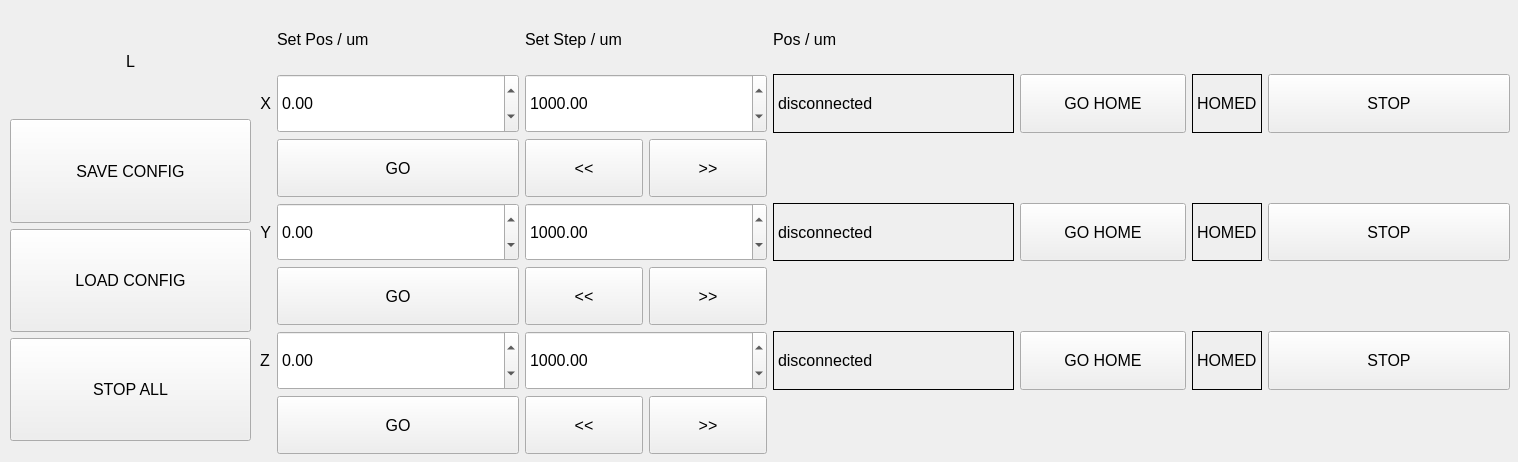
<?xml version="1.0" encoding="UTF-8"?>
<ui version="4.0">
 <class>Form</class>
 <widget class="QWidget" name="Form">
  <property name="geometry">
   <rect>
    <x>0</x>
    <y>0</y>
    <width>1518</width>
    <height>462</height>
   </rect>
  </property>
  <property name="windowTitle">
   <string>Form</string>
  </property>
  <widget class="QWidget" name="gridLayoutWidget">
   <property name="geometry">
    <rect>
     <x>260</x>
     <y>10</y>
     <width>1250</width>
     <height>444</height>
    </rect>
   </property>
   <property name="sizePolicy">
    <sizepolicy hsizetype="Preferred" vsizetype="Expanding">
     <horstretch>0</horstretch>
     <verstretch>0</verstretch>
    </sizepolicy>
   </property>
   <property name="font">
    <font>
     <pointsize>12</pointsize>
    </font>
   </property>
   <layout class="QGridLayout" name="gridLayout">
    <item row="1" column="4">
     <layout class="QHBoxLayout" name="horizontalLayout_4">
      <item>
       <widget class="QPushButton" name="bHomeX">
        <property name="sizePolicy">
         <sizepolicy hsizetype="Preferred" vsizetype="Expanding">
          <horstretch>0</horstretch>
          <verstretch>0</verstretch>
         </sizepolicy>
        </property>
        <property name="font">
         <font>
          <pointsize>12</pointsize>
         </font>
        </property>
        <property name="text">
         <string>GO HOME</string>
        </property>
       </widget>
      </item>
      <item>
       <widget class="QLabel" name="labelHomeX">
        <property name="sizePolicy">
         <sizepolicy hsizetype="Fixed" vsizetype="Ignored">
          <horstretch>0</horstretch>
          <verstretch>0</verstretch>
         </sizepolicy>
        </property>
        <property name="font">
         <font>
          <pointsize>12</pointsize>
         </font>
        </property>
        <property name="frameShape">
         <enum>QFrame::Box</enum>
        </property>
        <property name="text">
         <string>HOMED</string>
        </property>
       </widget>
      </item>
     </layout>
    </item>
    <item row="5" column="4">
     <layout class="QHBoxLayout" name="horizontalLayout_6">
      <item>
       <widget class="QPushButton" name="bHomeZ">
        <property name="sizePolicy">
         <sizepolicy hsizetype="Preferred" vsizetype="Expanding">
          <horstretch>0</horstretch>
          <verstretch>0</verstretch>
         </sizepolicy>
        </property>
        <property name="font">
         <font>
          <pointsize>12</pointsize>
         </font>
        </property>
        <property name="text">
         <string>GO HOME</string>
        </property>
       </widget>
      </item>
      <item>
       <widget class="QLabel" name="labelHomeZ">
        <property name="sizePolicy">
         <sizepolicy hsizetype="Fixed" vsizetype="Ignored">
          <horstretch>0</horstretch>
          <verstretch>0</verstretch>
         </sizepolicy>
        </property>
        <property name="font">
         <font>
          <pointsize>12</pointsize>
         </font>
        </property>
        <property name="frameShape">
         <enum>QFrame::Box</enum>
        </property>
        <property name="text">
         <string>HOMED</string>
        </property>
       </widget>
      </item>
     </layout>
    </item>
    <item row="3" column="4">
     <layout class="QHBoxLayout" name="horizontalLayout_5">
      <item>
       <widget class="QPushButton" name="bHomeY">
        <property name="sizePolicy">
         <sizepolicy hsizetype="Preferred" vsizetype="Expanding">
          <horstretch>0</horstretch>
          <verstretch>0</verstretch>
         </sizepolicy>
        </property>
        <property name="font">
         <font>
          <pointsize>12</pointsize>
         </font>
        </property>
        <property name="text">
         <string>GO HOME</string>
        </property>
       </widget>
      </item>
      <item>
       <widget class="QLabel" name="labelHomeY">
        <property name="sizePolicy">
         <sizepolicy hsizetype="Fixed" vsizetype="Ignored">
          <horstretch>0</horstretch>
          <verstretch>0</verstretch>
         </sizepolicy>
        </property>
        <property name="font">
         <font>
          <pointsize>12</pointsize>
         </font>
        </property>
        <property name="frameShape">
         <enum>QFrame::Box</enum>
        </property>
        <property name="text">
         <string>HOMED</string>
        </property>
       </widget>
      </item>
     </layout>
    </item>
    <item row="1" column="2">
     <widget class="QDoubleSpinBox" name="setStepX">
      <property name="sizePolicy">
       <sizepolicy hsizetype="Preferred" vsizetype="Expanding">
        <horstretch>0</horstretch>
        <verstretch>0</verstretch>
       </sizepolicy>
      </property>
      <property name="font">
       <font>
        <pointsize>12</pointsize>
       </font>
      </property>
      <property name="maximum">
       <double>10000.000000000000000</double>
      </property>
      <property name="value">
       <double>1000.000000000000000</double>
      </property>
     </widget>
    </item>
    <item row="1" column="1">
     <widget class="QDoubleSpinBox" name="setX">
      <property name="sizePolicy">
       <sizepolicy hsizetype="Preferred" vsizetype="Expanding">
        <horstretch>0</horstretch>
        <verstretch>0</verstretch>
       </sizepolicy>
      </property>
      <property name="minimum">
       <double>-100000.000000000000000</double>
      </property>
      <property name="maximum">
       <double>100000.000000000000000</double>
      </property>
     </widget>
    </item>
    <item row="3" column="0">
     <widget class="QLabel" name="label_8">
      <property name="sizePolicy">
       <sizepolicy hsizetype="Fixed" vsizetype="Preferred">
        <horstretch>0</horstretch>
        <verstretch>0</verstretch>
       </sizepolicy>
      </property>
      <property name="text">
       <string>Y</string>
      </property>
      <property name="alignment">
       <set>Qt::AlignRight|Qt::AlignTrailing|Qt::AlignVCenter</set>
      </property>
     </widget>
    </item>
    <item row="5" column="3">
     <widget class="QLabel" name="posZ">
      <property name="sizePolicy">
       <sizepolicy hsizetype="Ignored" vsizetype="Expanding">
        <horstretch>0</horstretch>
        <verstretch>0</verstretch>
       </sizepolicy>
      </property>
      <property name="font">
       <font>
        <pointsize>12</pointsize>
       </font>
      </property>
      <property name="frameShape">
       <enum>QFrame::Box</enum>
      </property>
      <property name="text">
       <string>disconnected</string>
      </property>
     </widget>
    </item>
    <item row="5" column="1">
     <widget class="QDoubleSpinBox" name="setZ">
      <property name="sizePolicy">
       <sizepolicy hsizetype="Preferred" vsizetype="Expanding">
        <horstretch>0</horstretch>
        <verstretch>0</verstretch>
       </sizepolicy>
      </property>
      <property name="minimum">
       <double>-100000.000000000000000</double>
      </property>
      <property name="maximum">
       <double>100000.000000000000000</double>
      </property>
     </widget>
    </item>
    <item row="1" column="0">
     <widget class="QLabel" name="label_5">
      <property name="sizePolicy">
       <sizepolicy hsizetype="Fixed" vsizetype="Preferred">
        <horstretch>0</horstretch>
        <verstretch>0</verstretch>
       </sizepolicy>
      </property>
      <property name="text">
       <string>X</string>
      </property>
      <property name="alignment">
       <set>Qt::AlignRight|Qt::AlignTrailing|Qt::AlignVCenter</set>
      </property>
     </widget>
    </item>
    <item row="0" column="2">
     <widget class="QLabel" name="label_3">
      <property name="sizePolicy">
       <sizepolicy hsizetype="Preferred" vsizetype="Expanding">
        <horstretch>0</horstretch>
        <verstretch>0</verstretch>
       </sizepolicy>
      </property>
      <property name="font">
       <font>
        <pointsize>12</pointsize>
       </font>
      </property>
      <property name="text">
       <string>Set Step / um</string>
      </property>
     </widget>
    </item>
    <item row="6" column="2">
     <layout class="QHBoxLayout" name="horizontalLayout">
      <item>
       <widget class="QPushButton" name="bZL">
        <property name="sizePolicy">
         <sizepolicy hsizetype="Preferred" vsizetype="Expanding">
          <horstretch>0</horstretch>
          <verstretch>0</verstretch>
         </sizepolicy>
        </property>
        <property name="font">
         <font>
          <pointsize>12</pointsize>
         </font>
        </property>
        <property name="text">
         <string>&lt;&lt;</string>
        </property>
       </widget>
      </item>
      <item>
       <widget class="QPushButton" name="bZR">
        <property name="sizePolicy">
         <sizepolicy hsizetype="Preferred" vsizetype="Expanding">
          <horstretch>0</horstretch>
          <verstretch>0</verstretch>
         </sizepolicy>
        </property>
        <property name="font">
         <font>
          <pointsize>12</pointsize>
         </font>
        </property>
        <property name="text">
         <string>&gt;&gt;</string>
        </property>
       </widget>
      </item>
     </layout>
    </item>
    <item row="2" column="1">
     <widget class="QPushButton" name="bGoX">
      <property name="sizePolicy">
       <sizepolicy hsizetype="Preferred" vsizetype="Expanding">
        <horstretch>0</horstretch>
        <verstretch>0</verstretch>
       </sizepolicy>
      </property>
      <property name="font">
       <font>
        <pointsize>12</pointsize>
       </font>
      </property>
      <property name="text">
       <string>GO</string>
      </property>
     </widget>
    </item>
    <item row="0" column="1">
     <widget class="QLabel" name="label_2">
      <property name="sizePolicy">
       <sizepolicy hsizetype="Preferred" vsizetype="Expanding">
        <horstretch>0</horstretch>
        <verstretch>0</verstretch>
       </sizepolicy>
      </property>
      <property name="font">
       <font>
        <pointsize>12</pointsize>
       </font>
      </property>
      <property name="text">
       <string>Set Pos / um</string>
      </property>
     </widget>
    </item>
    <item row="5" column="2">
     <widget class="QDoubleSpinBox" name="setStepZ">
      <property name="sizePolicy">
       <sizepolicy hsizetype="Preferred" vsizetype="Expanding">
        <horstretch>0</horstretch>
        <verstretch>0</verstretch>
       </sizepolicy>
      </property>
      <property name="font">
       <font>
        <pointsize>12</pointsize>
       </font>
      </property>
      <property name="maximum">
       <double>10000.000000000000000</double>
      </property>
      <property name="value">
       <double>1000.000000000000000</double>
      </property>
     </widget>
    </item>
    <item row="4" column="1">
     <widget class="QPushButton" name="bGoY">
      <property name="sizePolicy">
       <sizepolicy hsizetype="Preferred" vsizetype="Expanding">
        <horstretch>0</horstretch>
        <verstretch>0</verstretch>
       </sizepolicy>
      </property>
      <property name="font">
       <font>
        <pointsize>12</pointsize>
       </font>
      </property>
      <property name="text">
       <string>GO</string>
      </property>
     </widget>
    </item>
    <item row="6" column="1">
     <widget class="QPushButton" name="bGoZ">
      <property name="sizePolicy">
       <sizepolicy hsizetype="Preferred" vsizetype="Expanding">
        <horstretch>0</horstretch>
        <verstretch>0</verstretch>
       </sizepolicy>
      </property>
      <property name="font">
       <font>
        <pointsize>12</pointsize>
       </font>
      </property>
      <property name="text">
       <string>GO</string>
      </property>
     </widget>
    </item>
    <item row="0" column="3">
     <widget class="QLabel" name="label_4">
      <property name="sizePolicy">
       <sizepolicy hsizetype="Preferred" vsizetype="Expanding">
        <horstretch>0</horstretch>
        <verstretch>0</verstretch>
       </sizepolicy>
      </property>
      <property name="font">
       <font>
        <pointsize>12</pointsize>
       </font>
      </property>
      <property name="text">
       <string>Pos / um</string>
      </property>
     </widget>
    </item>
    <item row="5" column="0">
     <widget class="QLabel" name="label_6">
      <property name="sizePolicy">
       <sizepolicy hsizetype="Fixed" vsizetype="Expanding">
        <horstretch>0</horstretch>
        <verstretch>0</verstretch>
       </sizepolicy>
      </property>
      <property name="font">
       <font>
        <pointsize>12</pointsize>
       </font>
      </property>
      <property name="text">
       <string>Z</string>
      </property>
      <property name="alignment">
       <set>Qt::AlignRight|Qt::AlignTrailing|Qt::AlignVCenter</set>
      </property>
     </widget>
    </item>
    <item row="1" column="3">
     <widget class="QLabel" name="posX">
      <property name="sizePolicy">
       <sizepolicy hsizetype="Ignored" vsizetype="Expanding">
        <horstretch>0</horstretch>
        <verstretch>0</verstretch>
       </sizepolicy>
      </property>
      <property name="font">
       <font>
        <pointsize>12</pointsize>
       </font>
      </property>
      <property name="frameShape">
       <enum>QFrame::Box</enum>
      </property>
      <property name="text">
       <string>disconnected</string>
      </property>
     </widget>
    </item>
    <item row="1" column="7">
     <widget class="QPushButton" name="bStopX">
      <property name="sizePolicy">
       <sizepolicy hsizetype="Preferred" vsizetype="Expanding">
        <horstretch>0</horstretch>
        <verstretch>0</verstretch>
       </sizepolicy>
      </property>
      <property name="font">
       <font>
        <pointsize>12</pointsize>
       </font>
      </property>
      <property name="text">
       <string>STOP</string>
      </property>
     </widget>
    </item>
    <item row="5" column="7">
     <widget class="QPushButton" name="bStopZ">
      <property name="sizePolicy">
       <sizepolicy hsizetype="Preferred" vsizetype="Expanding">
        <horstretch>0</horstretch>
        <verstretch>0</verstretch>
       </sizepolicy>
      </property>
      <property name="font">
       <font>
        <pointsize>12</pointsize>
       </font>
      </property>
      <property name="text">
       <string>STOP</string>
      </property>
     </widget>
    </item>
    <item row="2" column="2">
     <layout class="QHBoxLayout" name="horizontalLayout_3">
      <item>
       <widget class="QPushButton" name="bXL">
        <property name="sizePolicy">
         <sizepolicy hsizetype="Preferred" vsizetype="Expanding">
          <horstretch>0</horstretch>
          <verstretch>0</verstretch>
         </sizepolicy>
        </property>
        <property name="font">
         <font>
          <pointsize>12</pointsize>
         </font>
        </property>
        <property name="text">
         <string>&lt;&lt;</string>
        </property>
       </widget>
      </item>
      <item>
       <widget class="QPushButton" name="bXR">
        <property name="sizePolicy">
         <sizepolicy hsizetype="Preferred" vsizetype="Expanding">
          <horstretch>0</horstretch>
          <verstretch>0</verstretch>
         </sizepolicy>
        </property>
        <property name="font">
         <font>
          <pointsize>12</pointsize>
         </font>
        </property>
        <property name="text">
         <string>&gt;&gt;</string>
        </property>
       </widget>
      </item>
     </layout>
    </item>
    <item row="4" column="2">
     <layout class="QHBoxLayout" name="horizontalLayout_2">
      <item>
       <widget class="QPushButton" name="bYL">
        <property name="sizePolicy">
         <sizepolicy hsizetype="Preferred" vsizetype="Expanding">
          <horstretch>0</horstretch>
          <verstretch>0</verstretch>
         </sizepolicy>
        </property>
        <property name="font">
         <font>
          <pointsize>12</pointsize>
         </font>
        </property>
        <property name="text">
         <string>&lt;&lt;</string>
        </property>
       </widget>
      </item>
      <item>
       <widget class="QPushButton" name="bYR">
        <property name="sizePolicy">
         <sizepolicy hsizetype="Preferred" vsizetype="Expanding">
          <horstretch>0</horstretch>
          <verstretch>0</verstretch>
         </sizepolicy>
        </property>
        <property name="font">
         <font>
          <pointsize>12</pointsize>
         </font>
        </property>
        <property name="text">
         <string>&gt;&gt;</string>
        </property>
       </widget>
      </item>
     </layout>
    </item>
    <item row="3" column="2">
     <widget class="QDoubleSpinBox" name="setStepY">
      <property name="sizePolicy">
       <sizepolicy hsizetype="Preferred" vsizetype="Expanding">
        <horstretch>0</horstretch>
        <verstretch>0</verstretch>
       </sizepolicy>
      </property>
      <property name="font">
       <font>
        <pointsize>12</pointsize>
       </font>
      </property>
      <property name="maximum">
       <double>10000.000000000000000</double>
      </property>
      <property name="value">
       <double>1000.000000000000000</double>
      </property>
     </widget>
    </item>
    <item row="3" column="7">
     <widget class="QPushButton" name="bStopY">
      <property name="sizePolicy">
       <sizepolicy hsizetype="Preferred" vsizetype="Expanding">
        <horstretch>0</horstretch>
        <verstretch>0</verstretch>
       </sizepolicy>
      </property>
      <property name="font">
       <font>
        <pointsize>12</pointsize>
       </font>
      </property>
      <property name="text">
       <string>STOP</string>
      </property>
     </widget>
    </item>
    <item row="3" column="3">
     <widget class="QLabel" name="posY">
      <property name="sizePolicy">
       <sizepolicy hsizetype="Ignored" vsizetype="Expanding">
        <horstretch>0</horstretch>
        <verstretch>0</verstretch>
       </sizepolicy>
      </property>
      <property name="font">
       <font>
        <pointsize>12</pointsize>
       </font>
      </property>
      <property name="frameShape">
       <enum>QFrame::Box</enum>
      </property>
      <property name="text">
       <string>disconnected</string>
      </property>
     </widget>
    </item>
    <item row="3" column="1">
     <widget class="QDoubleSpinBox" name="setY">
      <property name="sizePolicy">
       <sizepolicy hsizetype="Preferred" vsizetype="Expanding">
        <horstretch>0</horstretch>
        <verstretch>0</verstretch>
       </sizepolicy>
      </property>
      <property name="minimum">
       <double>-100000.000000000000000</double>
      </property>
      <property name="maximum">
       <double>100000.000000000000000</double>
      </property>
     </widget>
    </item>
   </layout>
  </widget>
  <widget class="QWidget" name="verticalLayoutWidget">
   <property name="geometry">
    <rect>
     <x>10</x>
     <y>10</y>
     <width>241</width>
     <height>431</height>
    </rect>
   </property>
   <property name="sizePolicy">
    <sizepolicy hsizetype="Preferred" vsizetype="Expanding">
     <horstretch>0</horstretch>
     <verstretch>0</verstretch>
    </sizepolicy>
   </property>
   <property name="font">
    <font>
     <pointsize>12</pointsize>
    </font>
   </property>
   <layout class="QVBoxLayout" name="verticalLayout">
    <item>
     <widget class="QLabel" name="labelName">
      <property name="sizePolicy">
       <sizepolicy hsizetype="Preferred" vsizetype="Expanding">
        <horstretch>0</horstretch>
        <verstretch>0</verstretch>
       </sizepolicy>
      </property>
      <property name="font">
       <font>
        <pointsize>12</pointsize>
       </font>
      </property>
      <property name="text">
       <string>L</string>
      </property>
      <property name="alignment">
       <set>Qt::AlignCenter</set>
      </property>
     </widget>
    </item>
    <item>
     <widget class="QPushButton" name="bSave">
      <property name="sizePolicy">
       <sizepolicy hsizetype="Preferred" vsizetype="Expanding">
        <horstretch>0</horstretch>
        <verstretch>0</verstretch>
       </sizepolicy>
      </property>
      <property name="font">
       <font>
        <pointsize>12</pointsize>
       </font>
      </property>
      <property name="text">
       <string>SAVE CONFIG</string>
      </property>
     </widget>
    </item>
    <item>
     <widget class="QPushButton" name="bLoad">
      <property name="sizePolicy">
       <sizepolicy hsizetype="Preferred" vsizetype="Expanding">
        <horstretch>0</horstretch>
        <verstretch>0</verstretch>
       </sizepolicy>
      </property>
      <property name="font">
       <font>
        <pointsize>12</pointsize>
       </font>
      </property>
      <property name="text">
       <string>LOAD CONFIG</string>
      </property>
     </widget>
    </item>
    <item>
     <widget class="QPushButton" name="bStopAll">
      <property name="sizePolicy">
       <sizepolicy hsizetype="Preferred" vsizetype="Expanding">
        <horstretch>0</horstretch>
        <verstretch>0</verstretch>
       </sizepolicy>
      </property>
      <property name="font">
       <font>
        <pointsize>12</pointsize>
       </font>
      </property>
      <property name="text">
       <string>STOP ALL</string>
      </property>
     </widget>
    </item>
   </layout>
  </widget>
 </widget>
 <resources/>
 <connections/>
</ui>
